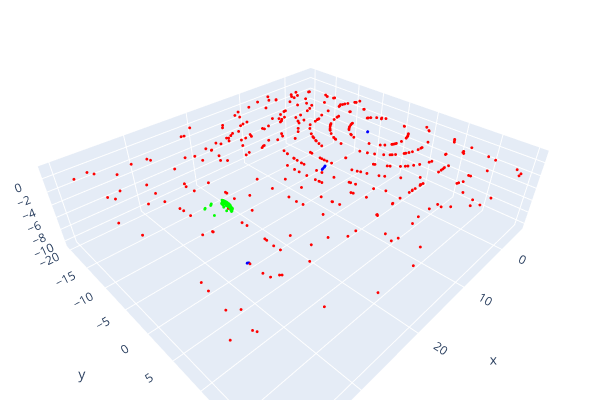

Here is the notebook cell this chart was saved with:
### Code cell
import open3d as o3d

pcd = o3d.geometry.PointCloud()
pcd.points = o3d.utility.Vector3dVector(validation_batch[0][0])
pcd.colors = o3d.utility.Vector3dVector(validation_batch[1][0])
o3d.visualization.draw_plotly([pcd])

### Figure 1 — Plotly figure (JSON) as saved in the notebook; plotly's stock layout.template omitted (floating-point values rounded to 4 significant figures; data arrays with more than 128 entries replaced by an {"elided": "..."} marker saying what was removed)
{"data": [{"marker": {"color": {"elided": "500x3 int values"}, "size": 1}, "mode": "markers", "type": "scatter3d", "x": {"elided": "500 float values"}, "y": {"elided": "500 float values"}, "z": {"elided": "500 float values"}}], "layout": {"height": 400, "margin": {"b": 0, "l": 0, "r": 0, "t": 0}, "scene": {"camera": {"center": {"x": 0, "y": 0, "z": 0}, "up": {"x": 0, "y": 0, "z": 1}}}, "showlegend": false, "width": 600}}
